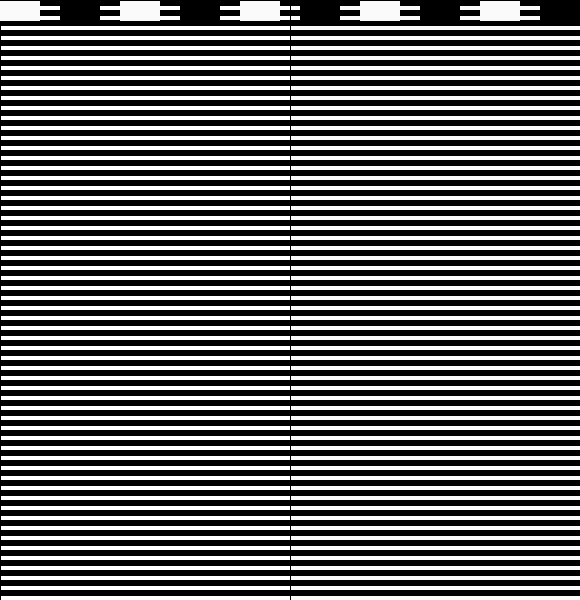
Frame 1 (no input)
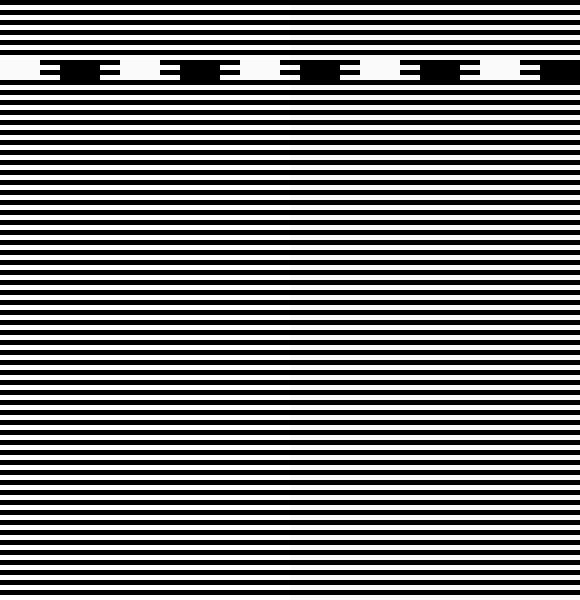
Frame 60 (the mouse pressed at the canvas centre just before this capture)
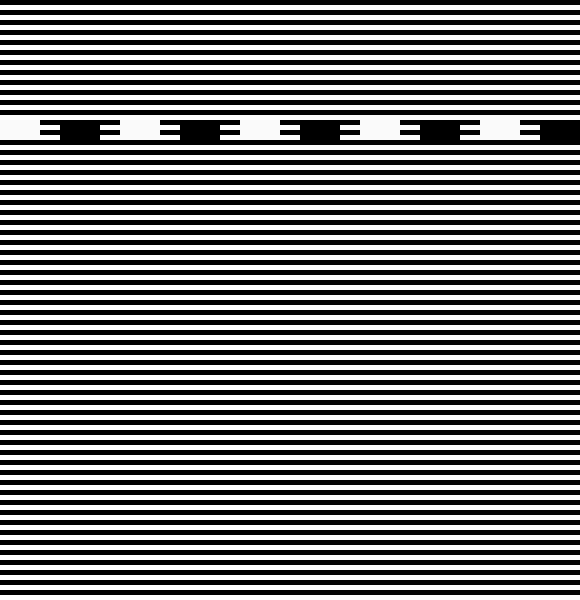
Frame 120 (the mouse held since frame 60 and released just before this capture)

The Processing sketch that drew these frames (run headless with seeded random() and noise(); from frame 60 on, the mouse is pressed at the canvas centre):

// Processing sketch: processing_20848
// ── processing_20848.pde

//ivy lin
//15/2/11

float x;
float y;
int directionx;
int directiony;
int value =255 ;

void setup() {
  size(580,600);
  background(0);
  smooth();
  y=0;
  directiony=1;
}

void draw() {
  background(250);
  fill(value);
  rect(0,0, 290, 600);
  rect(0,300,290,300);
  //loop
  for(int j =0; j<height; j+=10) {
    fill(0);
    rect(0,j,600,5);
  }
  y +=directiony;
  noStroke();
  fill(250);
  rect(0,y,40,20);
  rect(120,y,40,20);
  rect(240,y,40,20);
  rect(360,y,40,20);
  rect(480,y,40,20);
  fill(0);
  rect(60,y,40,20);
  rect(180,y,40,20);
  rect(300,y,40,20);
  rect(420,y,40,20);
  rect(540,y,40,20);
  println(x);
  if(y<0) {
    directiony=1;
  }
  if(y>height) {
    directiony=-1;
  }  
}
void mouseMoved() {
    value = value -1;
    if (value <20) {
    value = 20;
    }
}
